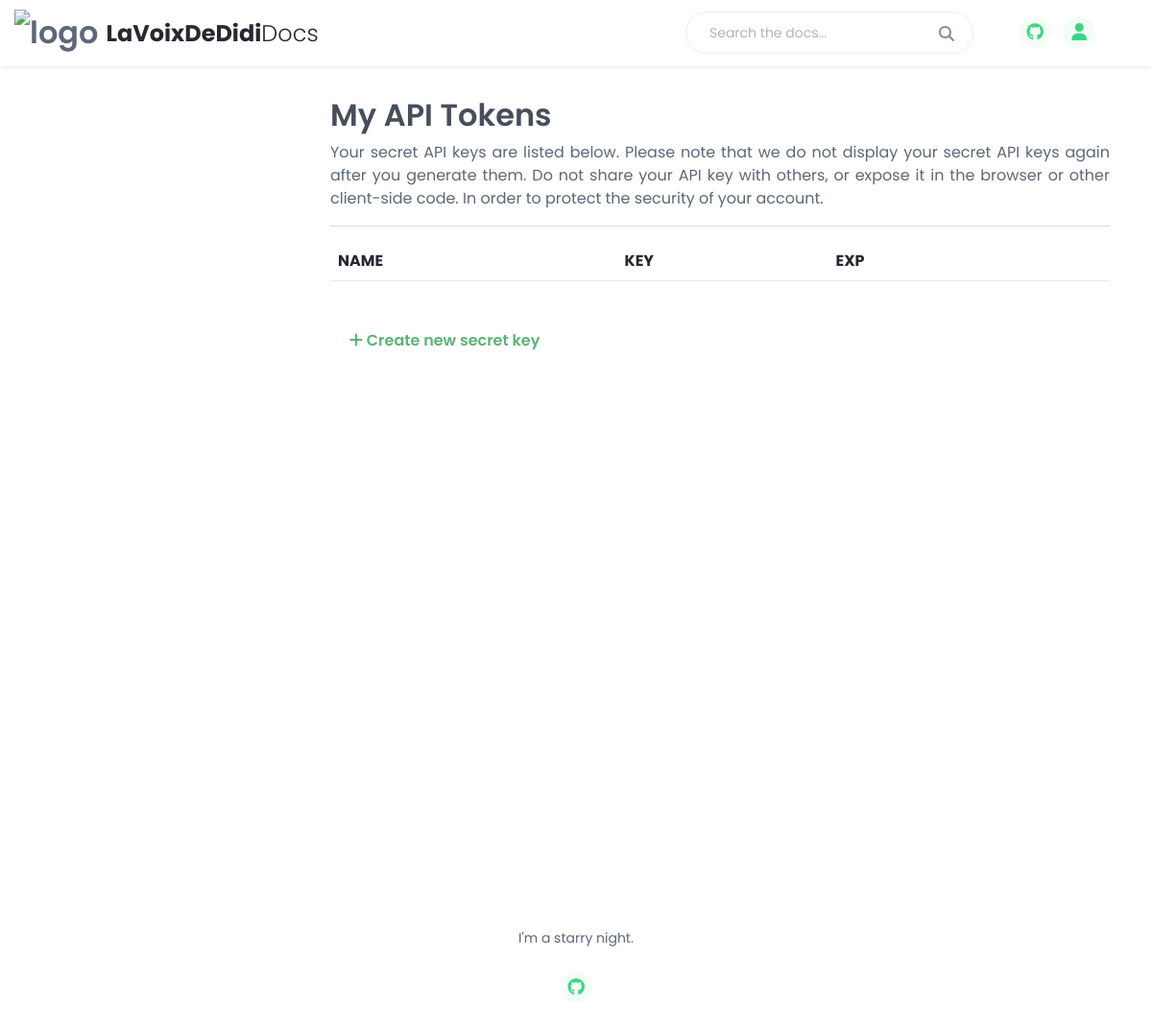
Before: /api-tokens (signed in) with the older database file.
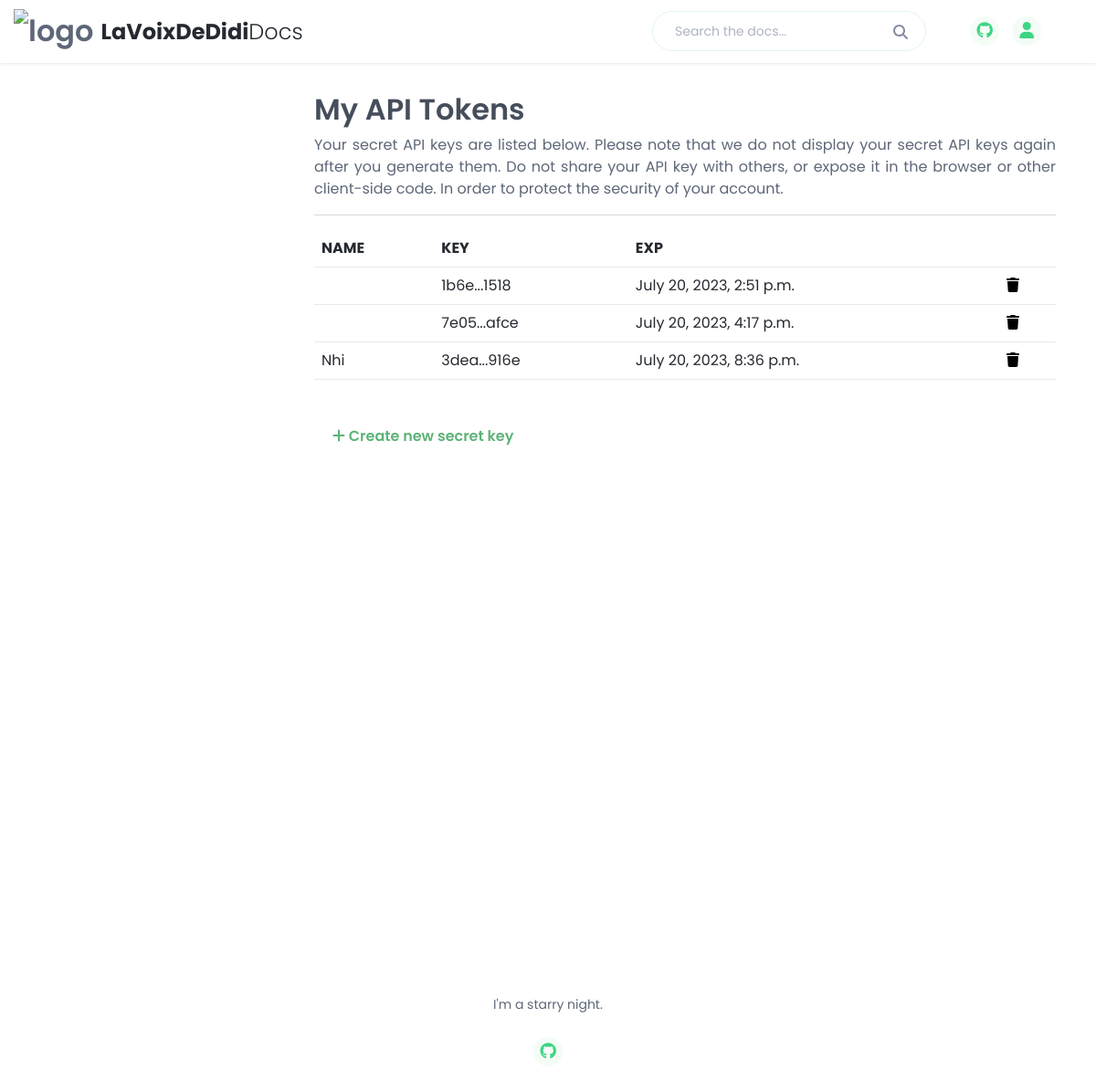
After: the same page with the newer database file.
### base/models.py (models this page shows)
class UserToken(models.Model):
    token_key = models.CharField(max_length=255, null=True, blank=True)
    name = models.CharField(verbose_name='Name', max_length=255, null=True, blank=True)
    email = models.EmailField(verbose_name='Email',null=True,blank=True)
    abbreviation = models.CharField(max_length=255,null=True,blank=True)
    expiry = models.DateTimeField(null=True, blank=True)
    created_at = models.DateTimeField( auto_now_add = True)

### base/views.py (the view, shortened to what this page needs)
# urls.py: path('api-tokens',views.apiTokenList,name='api-tokens'),
@login_required(login_url='login')
def apiTokenList(request):
    tokens = UserToken.objects.filter(email=request.user.email)
    context = {'tokens': tokens,'token':None}
    return render(request,'base/api_token_list.html', context)

### base/templates/base/api_token_list.html (shortened to what this page needs)
{%extends 'base/common/main.html'%} {%block content%}
<div class="docs-wrapper">
    <div class="docs-content">
        <div class="container">
        <article class="docs-article">
            <h2>My API Tokens</h2>
            <p style="text-align:justify">
              Your secret API keys are listed below. Please note that we do not display your secret API keys again after you generate them.
Do not share your API key with others, or expose it in the browser or other client-side code. In order to protect the security of your account.
            </p>
            <hr>
            <table class="table">
                <thead>
                    <td><b>NAME</b></td>
                    <td><b>KEY</b></td>
                    <td><b>EXP</b></td>
                    <td></td>
                </thead>
                <tbody id="tableBody">
                {% load tz %}{% timezone 'Asia/Bangkok' %}
                {%for token in tokens %}
                <tr id="row{{token.token_key}}">
                    <td>{{token.name}}</td>
                    <td>{{token.abbreviation}}</td>
                    <td>{{token.expiry}}</td>
                    <td><a href="#" onclick="deleteAPIKey( '{{token.token_key}}' )" id="{{token.token_key}}"  style="color:black"><i class="fa fa-trash"></i></a></td>
                </tr>
                {%endfor%}{% endtimezone %}
                </tbody>
            </table>
            <button class="btn btn-outline-success rounded-pill  my-4 mb-2" data-toggle="modal" data-target="#newAPIKey"><i class="fa fa-plus"></i> Create new secret key</button>
        </article>
    </div>
  </div>
</div>
</div>
{%endblock content%}

Changed rows visible on the page:
added UserToken: abbreviation "1b6e...1518", expiry "July 20, 2023, 2:51 p.m."
added UserToken: abbreviation "7e05...afce", expiry "July 20, 2023, 4:17 p.m."
added UserToken: name "Nhi", abbreviation "3dea...916e", expiry "July 20, 2023, 8:36 p.m."
